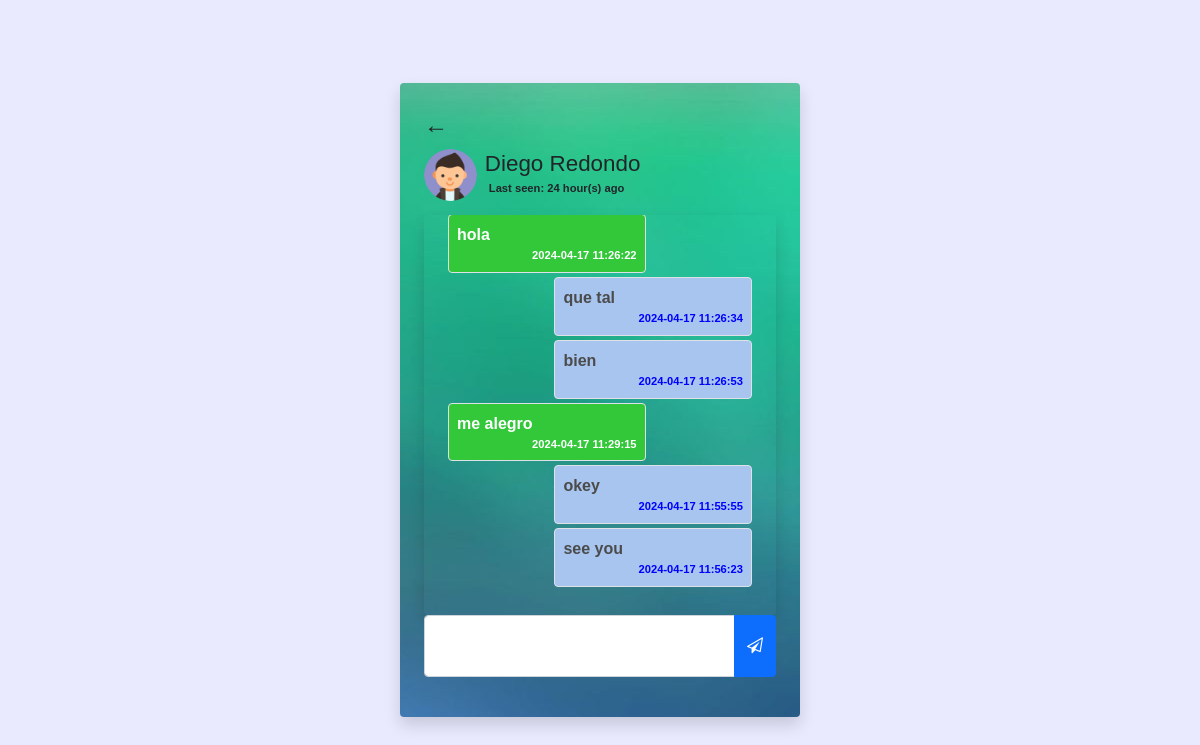
Screenshot of /chat.php?user=diego (signed in) with the database file from the repository.
### tables this page shows
CREATE TABLE `users` (
  `user_id` int(11) NOT NULL,
  `name` varchar(255) NOT NULL,
  `username` varchar(255) NOT NULL,
  `password` varchar(1000) NOT NULL,
  `p_p` varchar(255) DEFAULT 'user-default.png',
  `last_seen` datetime NOT NULL DEFAULT current_timestamp()
);

CREATE TABLE `chats` (
  `chat_id` int(11) NOT NULL,
  `from_id` int(11) NOT NULL,
  `to_id` int(11) NOT NULL,
  `message` text NOT NULL,
  `opened` tinyint(1) NOT NULL DEFAULT 0,
  `created_at` datetime NOT NULL DEFAULT current_timestamp()
);

### app/helpers/user.php (called while the page is built)
<?php
function getUser($username, $conn){
   $sql = "SELECT * FROM users
        WHERE username=?";
        $stmt = $conn->prepare($sql);
        $stmt->execute([$username]);
        if ($stmt->rowCount() === 1) {
   	     $user = $stmt->fetch();
   	     return $user;
        }else {
   	     $user = [];
   	     return $user;
        }
}

### app/helpers/timeAgo.php (called while the page is built, shortened)
<?php
function last_seen($date_time){
  $timestamp = strtotime($date_time);
  $strTime = array("second", "minute", "hour", "day", "month", "year");
  $length = array("60","60","24","30","12","10");
  $currentTime = time();
  if($currentTime >= $timestamp) {
		$diff     = time()- $timestamp;
		for($i = 0; $diff >= $length[$i] && $i < count($length)-1; $i++) {
		$diff = $diff / $length[$i];
		}
		$diff = round($diff);
		if ($diff < 59 && $strTime[$i] == "second") {
			return 'Active';
		}else {
			return $diff . " " . $strTime[$i] . "(s) ago ";
		}
  }
}

### app/helpers/chat.php (called while the page is built)
<?php
function getChats($id_1, $id_2, $conn){
   $sql = "SELECT * FROM chats
        WHERE (from_id=? AND to_id=?)
        OR    (to_id=? AND from_id=?)
        ORDER BY chat_id ASC";
    $stmt = $conn->prepare($sql);
    $stmt->execute([$id_1, $id_2, $id_1, $id_2]);
    if ($stmt->rowCount() > 0) {
    	$chats = $stmt->fetchAll();
    	return $chats;
    }else {
    	$chats = [];
    	return $chats;
    }
}

### chat.php (the view, shortened to what this page needs)
<?php
  if (isset($_SESSION['username'])) {
  	include 'app/db.conn.php';
  	include 'app/helpers/user.php';
  	include 'app/helpers/chat.php';
  	include 'app/helpers/timeAgo.php';
  	$chatWith = getUser($_GET['user'], $conn);
  	$chats = getChats($_SESSION['user_id'], $chatWith['user_id'], $conn);
?>
<!DOCTYPE html>
<html lang="en">
<head>
  <link href="https://cdn.jsdelivr.net/npm/bootstrap@5.0.1/dist/css/bootstrap.min.css" rel="stylesheet"
>
  <link rel="stylesheet" href="css/style.css">
  <link rel="stylesheet" href="https://cdnjs.cloudflare.com/ajax/libs/font-awesome/4.7.0/css/font-awesome.min.css">
</head>
<body class="d-flex  justify-content-center align-items-center vh-100">
  <div style="background-image: url('img/degradado.jpg'); width: 100; height: 100;" class="w-400 shadow p-4 rounded">
    <a href="home.php" class="fs-4 link-dark">&#8592;</a>
    <div class="d-flex align-items-center">
      <img src="uploads/<?=$chatWith['p_p']?>" class="w-15 rounded-circle">
      <h3 class="display-4 fs-sm m-2">
        <?=$chatWith['name']?> <br>
        <div class="d-flex align-items-center" title="online">
          <?php
                        if (last_seen($chatWith['last_seen']) == "Active") {
               	     ?>
          <div class="online"></div>
          <small class="d-block p-1">Online</small>
          <?php }else{ ?>
          <small class="d-block p-1">
            Last seen:
            <?=last_seen($chatWith['last_seen'])?>
          </small>
          <?php } ?>
        </div>
      </h3>
    </div>
    <div class="shadow p-4 rounded d-flex flex-column mt-2 chat-box" id="chatBox">
      <?php
                    if (!empty($chats)) {
                    foreach($chats as $chat){
                    if($chat['from_id'] == $_SESSION['user_id'])
                    { ?>
      <p class="rtext align-self-end border rounded p-2 mb-1">
        <?=$chat['message']?>
        <small style="color: blue" class="d-block">
          <?=$chat['created_at']?>
        </small>
      </p>
      <?php }else{ ?>
      <p class="ltext border
					        rounded p-2 mb-1">
        <?=$chat['message']?>
        <small class="d-block">
          <?=$chat['created_at']?>
        </small>
      </p>
      <?php }
                    }
      } ?>
    </div>
    <div class="input-group mb-3">
      <textarea cols="3" id="message" class="form-control"></textarea>
      <button class="btn btn-primary" id="sendBtn">
        <i class="fa fa-paper-plane-o"></i>
      </button>
    </div>
  </div>
</body>
</html>
<?php
  }else{
  	header("Location: index.php");
   	 exit;
  }
?>

### css/style.css (style rules this page uses)
.vh-100 { min-height: 100vh; }
.w-400 { width: 400px; }
a { text-decoration: none; font-family: Verdana, Geneva, Tahoma, sans-serif; color:#044099;; }
.w-15 { width: 15%; }
.fs-sm { font-size: 1.4rem; }
small { color: 535151; font-size: 0.7rem; text-align: right; }
.chat-box { overflow-y: auto; overflow-x: hidden; max-height: 50vh; border-radius: 5px; }
.rtext { width: 65%; background: #a7c5ef; color: #4b4b4b; }
.ltext { width: 65%; background: #32c839; color: #fff; }
textarea { resize: none; }
* { font-family: Verdana, Geneva, Tahoma, sans-serif; font-weight: 600; }
body { background-color: rgb(234, 234, 255); }

### rows the page displays
users: p_p (picture), name "Diego Redondo", last_seen "24 hour(s) ago"
chats: message "hola", created_at "2024-04-17 11:26:22"
chats: message "que tal", created_at "2024-04-17 11:26:34"
chats: message "bien", created_at "2024-04-17 11:26:53"
chats: message "me alegro", created_at "2024-04-17 11:29:15"
chats: message "okey", created_at "2024-04-17 11:55:55"
chats: message "see you", created_at "2024-04-17 11:56:23"
